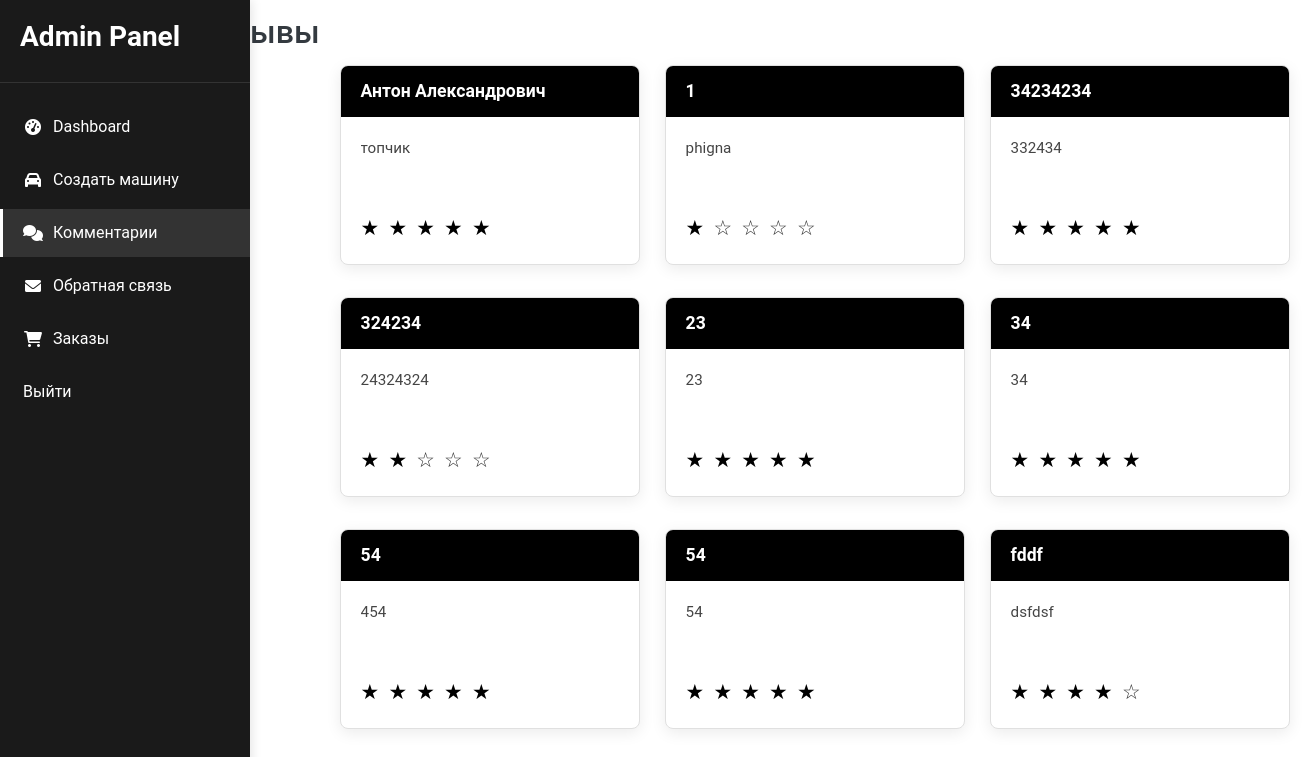
The app's page /admin/comments (signed in), older data.
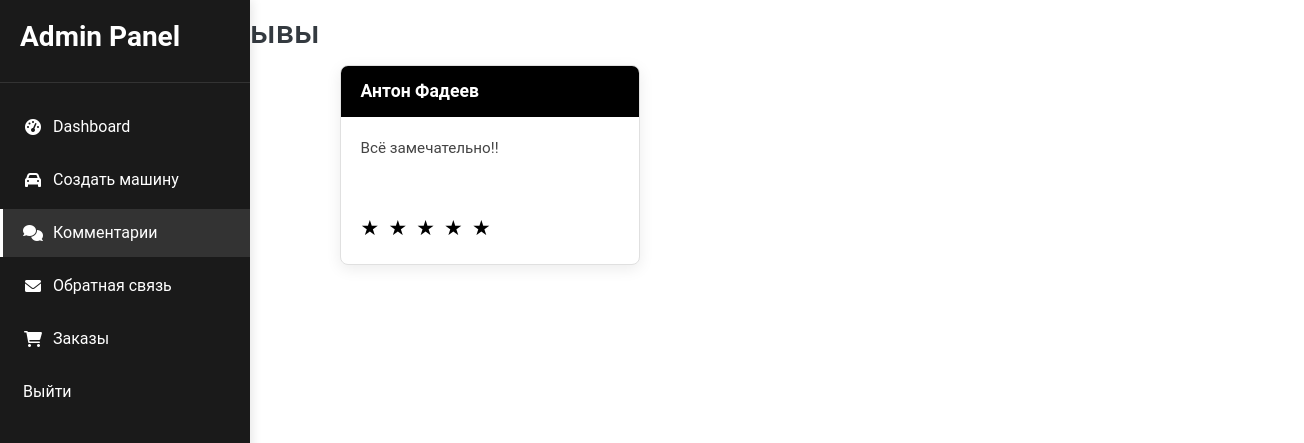
The same page, newer data.
### tables this page shows
CREATE TABLE reviews (
            id INTEGER PRIMARY KEY AUTOINCREMENT,
            name TEXT NOT NULL,
            comment TEXT NOT NULL,
            rating INTEGER NOT NULL CHECK (rating BETWEEN 1 AND 5),
            status TEXT DEFAULT 'pending' CHECK (status IN ('pending', 'approved', 'rejected')),
            created_at TIMESTAMP DEFAULT CURRENT_TIMESTAMP
        );

### app.py (the view)
@app.route('/admin/comments')
def admin_comments():
    if not session.get('logged_in'):
        return redirect(url_for('login'))
    conn = sqlite3.connect('Base/database.db')
    cursor = conn.cursor()
    cursor.execute("SELECT name, comment, rating FROM reviews")
    reviews = cursor.fetchall()
    conn.close()
    return render_template('admin_comments.html', reviews=reviews)

### templates/admin_comments.html (shortened to what this page needs)
{% extends "admin_pattern.html" %}
{% block content %}
<h2 class="text-dark mb-4" style="margin-left: 15%; margin-top: 1%;">Отзывы</h2>
<div class="reviews-container">
    {% for review in reviews %}
    <div class="review-card scroll-animate animate-from-bottom">
        <div class="review-header">{{ review[0] }}</div>
        <div class="review-content">
            <p>{{ review[1] }}</p>
            <div class="stars">
                {% for i in range(5) %}
                    {% if i < review[2] %}
                        <span class="filled">★</span>
                    {% else %}
                        <span>☆</span>
                    {% endif %}
                {% endfor %}
            </div>
        </div>
    </div>
    {% endfor %}
</div>
{% endblock %}

Row changes from the older to the newer data that the page shows:
removed reviews: name "1", comment "phigna", rating 1 (drawn)
removed reviews: name "34234234", comment "332434", rating 5 (drawn)
removed reviews: name "324234", comment "24324324", rating 2 (drawn)
removed reviews: name "23", comment "23", rating 5 (drawn)
removed reviews: name "34", comment "34", rating 5 (drawn)
removed reviews: name "54", comment "454", rating 5 (drawn)
removed reviews: name "54", comment "54", rating 5 (drawn)
removed reviews: name "fddf", comment "dsfdsf", rating 4 (drawn)
changed reviews: name "Антон Александрович" → "Антон Фадеев"; comment "топчик" → "Всё замечательно!!"
